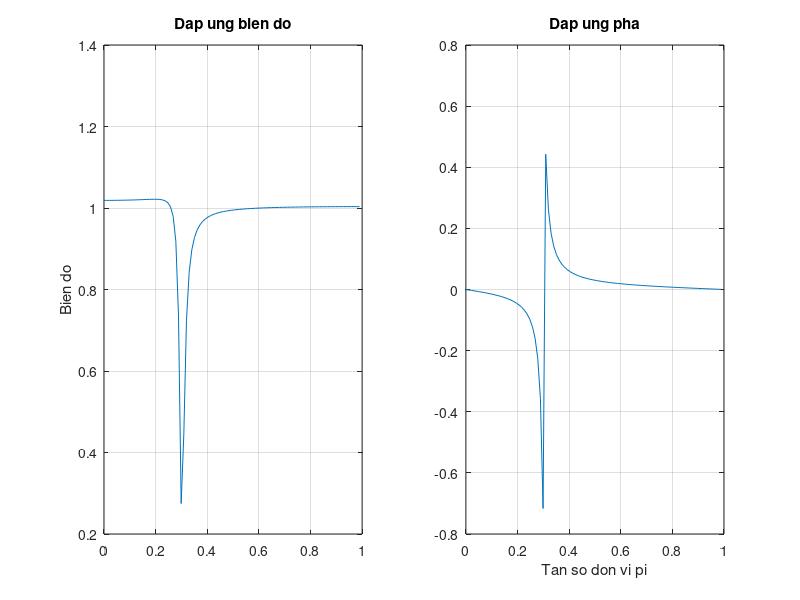

Here is the MATLAB script that generated this plot:
clc;
clf;
b=[0.9528,-1.1204,0.9697];
a=[1,-1.1226,0.91];
[H,w]=freqz(b,a,97);
magH=abs(H); phaH=angle(H);
subplot(1,2,1); plot(w/pi,magH); grid; ylabel('Bien do');
title('Dap ung bien do');
subplot(1,2,2); plot(w/pi,phaH/pi); grid; xlabel('Tan so don vi pi');
title('Dap ung pha');

